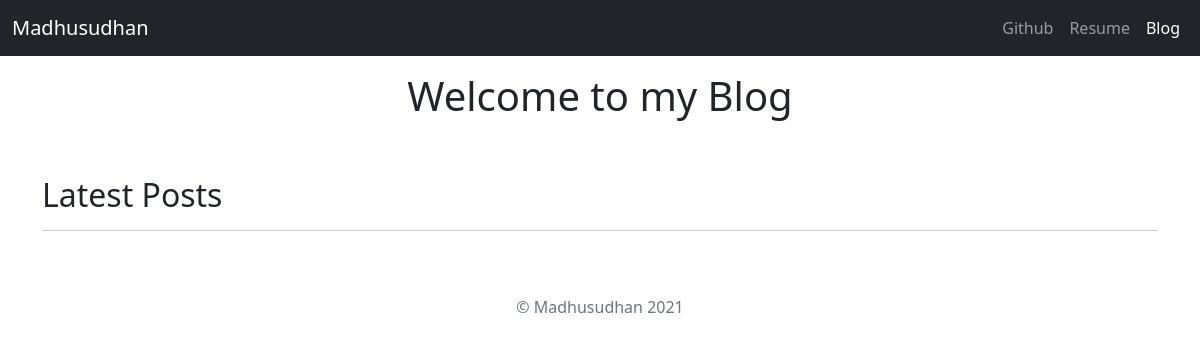
The page /blog/ on the database as committed earlier.
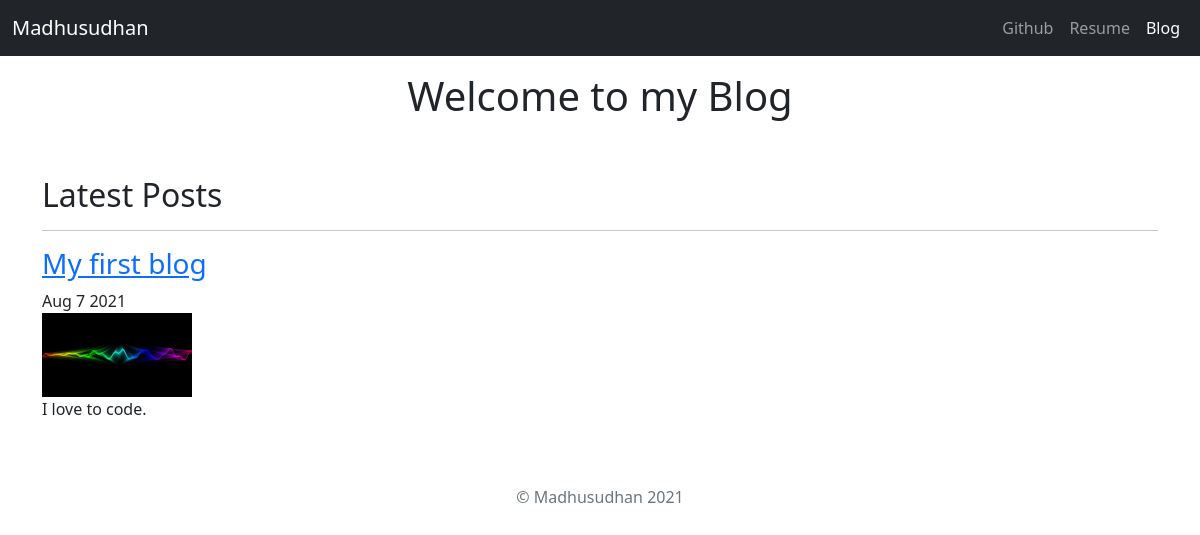
The same page on the database as committed later.
### blog/models.py (models this page shows, shortened)
class Blog(models.Model):
    title = models.CharField(max_length=200)
    pub_date = models.DateTimeField()
    body = models.TextField()
    image = models.ImageField(upload_to='images/')
    def summary(self):
        return self.body[:80]
    def pub_date_pretty(self):
        return self.pub_date.strftime('%b %e %Y')

### blog/views.py (the view)
# urls.py: path('',views.allblogs, name='allblogs'),
def allblogs(request):
    blogs = Blog.objects
    return render(request, 'blog/allblogs.html', {'blogs':blogs})

### blog/templates/blog/allblogs.html (shortened to what this page needs)
<!doctype html>
<html lang="en">
  <head>
    {% load static %}
<link href="https://cdn.jsdelivr.net/npm/bootstrap@5.1.0/dist/css/bootstrap.min.css" rel="stylesheet">
  </head>
  <body>
<header>
  <nav class="navbar navbar-expand-lg navbar-dark bg-dark">
    <div class="container-fluid">
  <a class="navbar-brand" href="{% url 'home' %}">Madhusudhan</a>
      <div class="collapse navbar-collapse" id="navbarNavAltMarkup">
        <div class="navbar-nav ms-auto">
          <a class="nav-item nav-link" href="https://github.com/Madhusudhangupta">Github</a>
          <a class="nav-item nav-link" href="{% static 'resume.pdf' %}">Resume</a>
          <a class="nav-item nav-link active" href="{% url 'allblogs' %}">Blog</a>
        </div>
      </div>
    </div>
  </nav>
</header>
<main role="main">
    <div class="container">
        <h1 class="text-center pt-3">Welcome to my Blog</h1>
        <br>
        <br>
        <h2>Latest Posts</h2>
        <hr>
        {% for blog in blogs.all %}
        <a href="{% url 'detail' blog.id %}"><h3>{{ blog.title }}</h3></a>
        {{ blog.pub_date_pretty }}
        <br>
        <img class="img-fluid" src="{{ blog.image.url }}" height=100 width=150>
        <br>
        <p>{{ blog.summary }}</p>
        {% endfor %}
    </div>
</main>
<footer class="text-muted py-5">
  <div class="container text-center">
      <p>© Madhusudhan {% now "Y" %}</p>
    </div>
</footer>
  </body>
</html>

Rows that differ between the two databases and show on the page:
added Blog: title "My first blog", pub_date_pretty "Aug 7 2021", image (picture), summary "I love to code."
